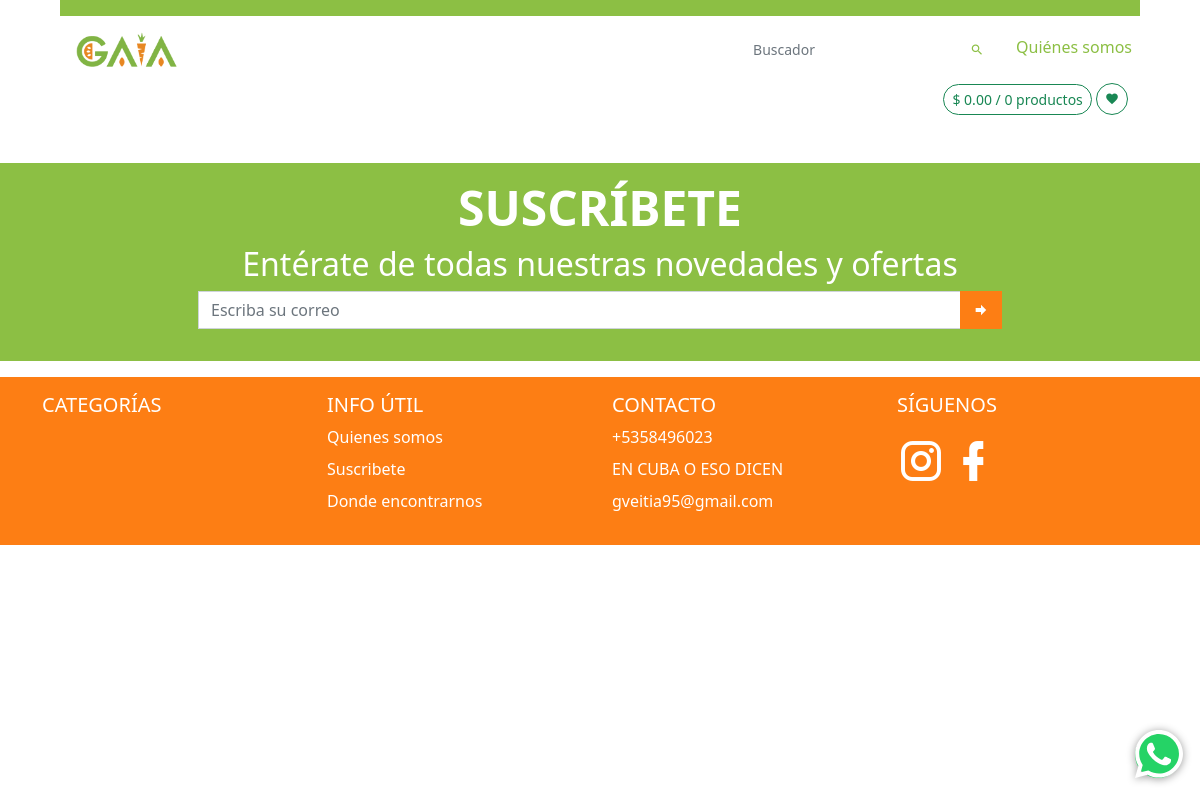
The app's page /catalogo/Euro/, older data.
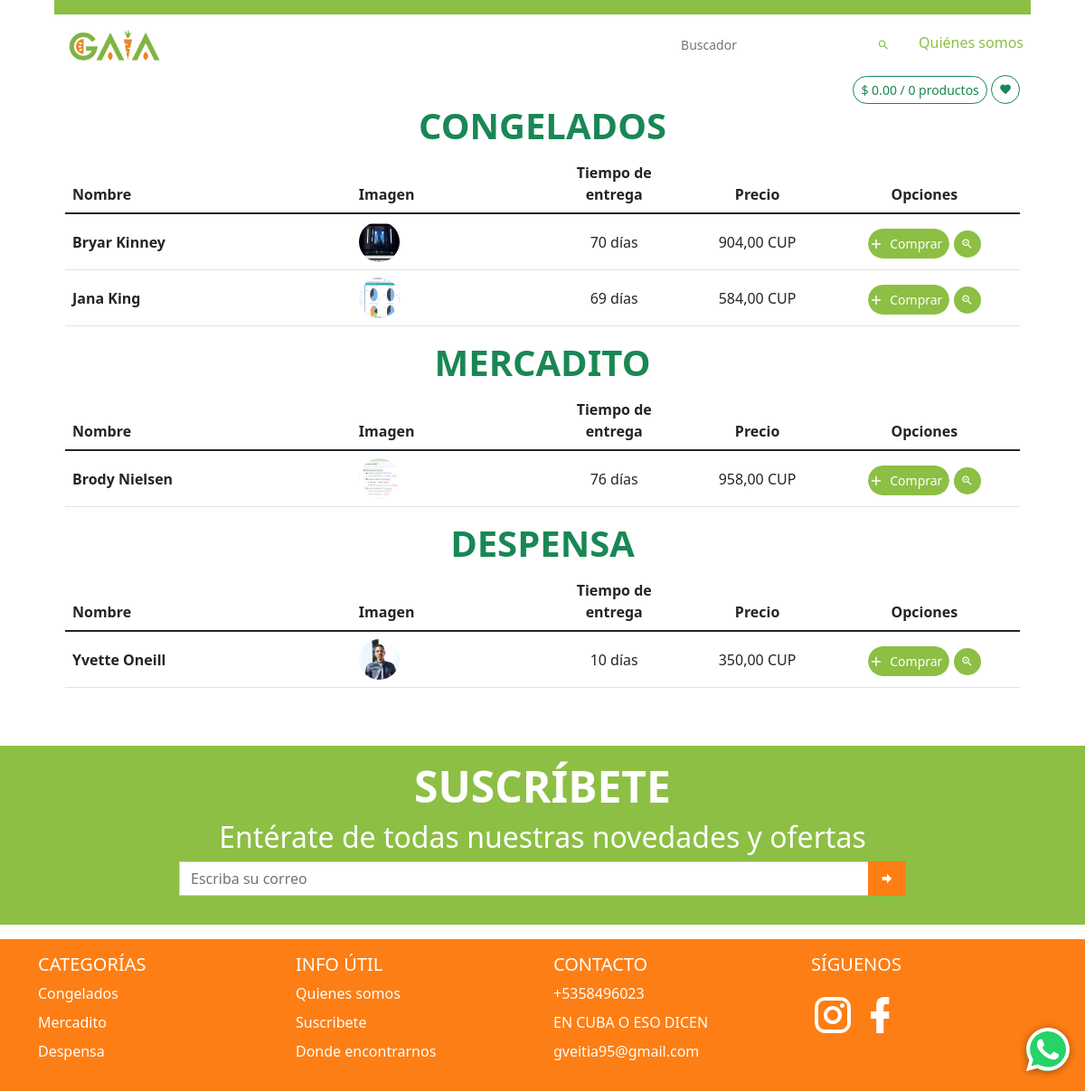
The same page, newer data.
### app_main/models.py (models this page shows, shortened)
class InfoUtil(models.Model):
    title = models.CharField('Título', max_length=100)
    text = RichTextField("Contenido")
    class Meta:
        verbose_name = 'Información útil'
        verbose_name_plural = 'Informaciones útiles'
    def text_tag(self):
        return mark_safe(self.text)
    text_tag.short_description = 'Texto'

class Category(models.Model):
    description = models.TextField(verbose_name='Descripción', null=True, blank=True)
    name = models.CharField(max_length=100, verbose_name='Nombre')
    image = models.ImageField(upload_to='product/img', verbose_name='Imagen Principal', null=True)
    class Meta:
        verbose_name = 'Categoría'
        verbose_name_plural = 'Categorías'
        ordering = ('name',)
    def __str__(self):
        return self.name
    @property
    def get_prods_count(self):
        return self.product_set.count() if self.product_set.exists() else 0
    def img_link(self):
        if self.image:
            return mark_safe(
                f'<a href="{self.image.url}"><img src="{self.image.url}" class="agrandar mb-2 mr-2" '
                f'width="40" height="40" /></a>')
        return mark_safe(
            f'<a href="{STATIC_URL}img/empty.png"><img src="{STATIC_URL}img/empty.png" class="agrandar mb-2 mr-2" '
            f'width="40" height="40" /></a>')
    img_link.short_description = 'Imagen'

class Product(models.Model):
    category = models.ForeignKey(Category, on_delete=models.CASCADE, verbose_name='Categoría')
    image = models.ImageField(upload_to='product/img', verbose_name='Imagen Principal', null=True)
    name = models.CharField(max_length=100, verbose_name='Nombre')
    price = models.DecimalField(max_digits=9, verbose_name='Precio', decimal_places=2)
    old_price = models.DecimalField(max_digits=9, verbose_name='Precio anterior', decimal_places=2, null=True,
                                    help_text='Este precio debería ser mayor al precio actual', blank=True)
    info = RichTextField(max_length=400, verbose_name='Información', null=True, blank=True)
    about = RichTextField(max_length=400, verbose_name='Sobre el producto', null=True, blank=True)
    is_active = models.BooleanField(default=True, verbose_name='Visible')
    is_important = models.BooleanField(default=True, verbose_name='Destacado')
    stock = models.IntegerField(verbose_name='Cantidad de inventario', default=1)
    date_updated = models.DateTimeField(auto_now=True, null=True, blank=True)
    sales = models.PositiveIntegerField(verbose_name='Ventas', default=0)
    delivery_time = models.PositiveSmallIntegerField('Tiempo de entrega (días)')
    moneda = models.CharField('Moneda', choices=(
        ('CUP', 'CUP'),
        ('Euro', 'Euro'),
        ('Ambas', 'Ambas'),
    ), default='CUP', max_length=200)
    def __str__(self):
        return self.name
    class Meta:
        verbose_name = 'Producto'
        verbose_name_plural = 'Productos'
        ordering = ('category',)
    def info_tag(self):
        return mark_safe(self.info)
    def get_image(self):
        if self.image:
            return self.image.url
        return f'{STATIC_URL}img/empty.png'
    def img_link(self):
        if self.image:
            return mark_safe(
                f'<a href="{self.image.url}"><img src="{self.image.url}" class="agrandar mb-2 mr-2" '
                f'width="50" height="50" /></a>')
        return mark_safe(
            f'<a href="{STATIC_URL}img/empty.png"><img src="{STATIC_URL}img/empty.png" class="agrandar mb-2 mr-2" '
            f'width="50" height="50" /></a>')
    img_link.short_description = 'Vista previa'
    info_tag.short_description = 'Información'

### app_main/views.py (the view)
# urls.py: path('catalogo/Euro/', CatalogoEuroView.as_view(), name='catalogo-euro'),
class CatalogoEuroView(StartPageEuro):
    template_name = 'catalogo.html'
    def get_context_data(self, *, object_list=None, **kwargs):
        context = super().get_context_data()
        context['title'] = 'Catálogo | Productos CUP'
        return context

### app_cart/cart.py (called while the page is built)
    def all(self, ):
        return list(self.session[settings.CART_SESSION_ID].values())

### app_main/views.py (called while the page is built)
    def get_queryset(self):
        qs = super().get_queryset()
        if self.request.GET.get('search'):
            qs = qs.filter(name__icontains=self.request.GET.get('search'))
            self.request.session['search'] = self.request.GET.get('search')
            self.request.session['active'] = '2'
        elif 'search' in self.request.session:
            del self.request.session['search']
            del self.request.session['active']
        self.request.session['index_url'] = str(reverse_lazy('index-cup'))
        print(qs)
        return qs

    def dispatch(self, request, *args, **kwargs):
        return super().dispatch(request, *args, **kwargs)

### app_main/templates/catalogo.html (shortened to what this page needs)
{% extends 'startpage.html' %}
{% load static %}
{% block navbar %}
    <nav class="navbar bg-semi-success"></nav>
    <nav class="navbar bg-white navbar-expand-sm">
        <ul class="navbar-nav">
            <li class="nav-item">
                <div class="nav-link">
                    <a href="{{ index_url }}"><img
                            src="{% if business.img_principal %} {{ business.img_principal.url }} {% else %} {% static logo %} {% endif %}"
                            class="ps-2" alt="gaia" height="35"></a>
                </div>
            </li>
        </ul>
        <ul class="navbar-nav ms-auto ">
            <li class="nav-item">
                <div class="nav-link">
                    <form action="">
                        <div class="input-group input-group-sm pe-2">
                            <input type="search" class="form-control border-0 ps-0 rounded-0"
                                   placeholder="Buscador" value="{{ search }}"
                                   aria-label="Example text with button addon"
                                   aria-describedby="button-addon1" name="search">
                            <button class="btn border-0" type="submit" id="button-addon1"><i
                                    class="mdi mdi-magnify text-semi-success"></i></button>
                        </div>
                    </form>
                </div>
            </li>
            <li class="nav-item">
                <a class="nav-link text-semi-success pe-2 text-end {% if active == 'project' %} active {% endif %}"
                   href="{% url 'info' %}">Quiénes somos</a>
            </li>
        </ul>
    </nav>
{% endblock %}
{% block content %}
    <div class="text-end">
        <button class="btn btn-outline-success btn-sm rounded-pill" type="button"
                data-bs-toggle="offcanvas"
                data-bs-target="#offcanvasRight" aria-controls="offcanvasRight" id="botoncito-verde">
        </button>
        <button class="btn btn-outline-success btn-sm rounded-pill"><i
                class="mdi mdi-heart"></i></button>
    </div>
    {% include 'table_products.html' %}
{% endblock %}

### templates/table_products.html (shortened to what this page needs)
{% for category in all_categories %}
    <div class="table-responsive">
        <h1 class="text-center text-success text-uppercase display-6 fw-bold user-select-none"
            id="category{{ category.id }}">{{ category }}</h1>
        <table class="table table-hover">
            <thead>
            <tr>
                <th scope="col">Nombre</th>
                <th scope="col">Imagen</th>
                <th class="text-center" scope="col">Tiempo de entrega</th>
                <th class="text-center" scope="col">Precio</th>
                <th class="text-center" scope="col">Opciones</th>
            </tr>
            </thead>
            <tbody class="table-group-divider">
            {% for product in object_list %}
                {% if product.category == category %}
                    <tr class="" style="vertical-align: middle">
                        <th scope="row" style="width: 30%">{{ product.name }}</th>
                        <td style="width: 20%"><img src="{{ product.get_image }}" alt="image" height="45" width="45"
                                                    class="rounded-pill">
                        </td>
                        <td class="text-center " style="width: 15%">{{ product.delivery_time }} días</td>
                        <td class="text-center" style="width: 15%">{{ product.price }} CUP</td>
                        <td class="text-center" style="width: 20%">
                            <Button Class="Button add_to_cart mt-1 btn-success btn btn-success" name="{{ product.id }}">
                                <Span>Comprar</Span>
                            </Button>
                            <button type="button"
                                    class="btn btn-success mt-1 border-0 bg-semi-success btn-sm rounded-pill btn-table-ver"
                                    data-bs-toggle="modal" data-bs-target="#product_modal" name="{{ product.id }}">
                                <i class="mdi mdi-magnify-plus-outline"></i>
                            </button>
                        </td>
                    </tr>
                {% endif %}
            {% endfor %}
            </tbody>
        </table>
    </div>
{% endfor %}

### templates/footer.html (shortened to what this page needs)
{% load static %}
<footer class="bd-footer mt-5 bg-semi-success">
    <div class="mx-auto py-3 w-75 px-md-5 px-0">
        <h1 class="text-center text-white text-uppercase display-5 fw-bold user-select-none">suscríbete</h1>
        <h2 class="text-white text-center ">Entérate de todas nuestras novedades y ofertas</h2>
        <form action="" method="post" id="suscriptor-form">
            <div class="input-group mb-3">
                <input type="email" name="email" class="form-control rounded-0" placeholder="Escriba su correo"
                       aria-label="Recipient's username" required aria-describedby="button-addon2"
                       id="suscriptor-email">
                <button class="btn bg-orange rounded-0" type="submit" id="button-addon2"><i
                        class="mdi mdi-arrow-right-bold"></i>
                </button>
            </div>
        </form>
    </div>
</footer>
<footer class="bd-footer mt-3 bg-orange">
    <div class="container pt-3">
        <div class="row">
            <div class="col-6 col-md-3  mb-3">
                <h5>CATEGORÍAS</h5>
                <ul class="list-unstyled">
                    {% for category in all_categories %}
                        <li class="mb-2"><a href="#" class="text-decoration-none text-white">{{ category.name }}</a>
                        </li>
                    {% endfor %}
                </ul>
            </div>
            <div class="col-6 col-md-3  mb-3">
                <h5>INFO ÚTIL</h5>
                <ul class="list-unstyled">
                    {% for info in infoUtil_list %}
                        <li class="mb-2"><a href="{% url 'info' %}#{{ info.id }}" class="text-decoration-none text-white">{{ info.title }}</a></li>
                    {% endfor %}
                </ul>
            </div>
            <div class="col-6 col-md-3  mb-3">
                <h5>CONTACTO</h5>
                <ul class="list-unstyled">
                    <li class="mb-2"><a href="#" class="text-decoration-none text-white">{{ business.phone_number }}</a>
                    </li>
                    <li class="mb-2"><a href="#"
                                        class="text-decoration-none text-white">{{ business.enterprise_address }}</a>
                    </li>
                    <li class="mb-2"><a href="#" class="text-decoration-none text-white">{{ business.email }}</a></li>
                </ul>
            </div>
            <div class="col-6 col-md-3  mb-3">
                <h5>SÍGUENOS</h5>
                <div>
                    <a href="{{ business.instagram }}"><i class="mdi mdi-instagram mdi-48px text-white"></i></a>
                    <a href="{{ business.facebook }}"><i class="mdi mdi-facebook mdi-48px text-white"></i></a>
                </div>
            </div>
        </div>
    </div>
</footer>

Row changes from the older to the newer data that the page shows:
now on this page (row unchanged): Category: name "CONGELADOS", name "Congelados"
added Product: name "Bryar Kinney", get_image (picture), delivery_time "70", price "904,00", shown under "CONGELADOS"
added Product: name "Jana King", get_image (picture), delivery_time "69", price "584,00", shown under "CONGELADOS"
now on this page (row unchanged): Category: name "MERCADITO", name "Mercadito"
added Product: name "Brody Nielsen", get_image (picture), delivery_time "76", price "958,00", shown under "MERCADITO"
now on this page (row unchanged): Category: name "DESPENSA", name "Despensa"
added Product: name "Yvette Oneill", get_image (picture), delivery_time "10", price "350,00", shown under "DESPENSA"
